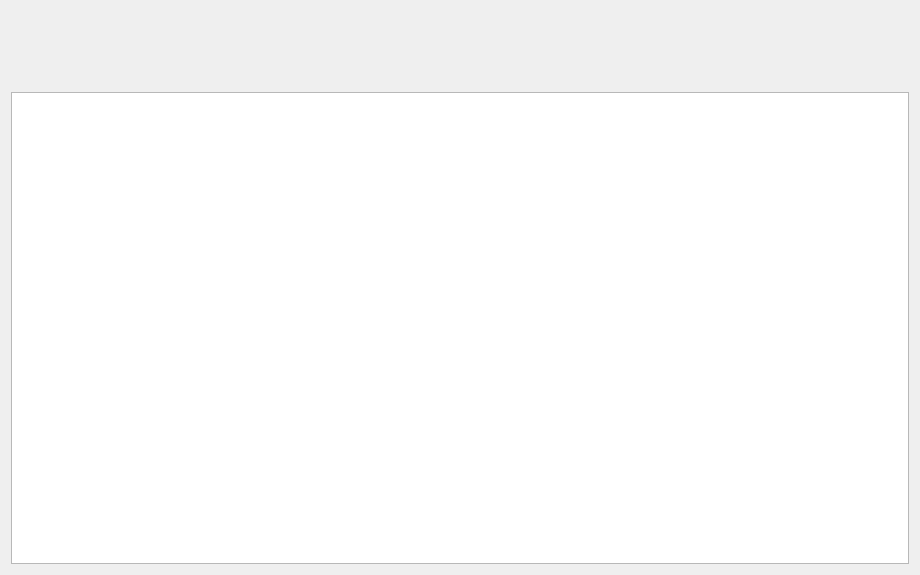
<?xml version="1.0" encoding="UTF-8"?>
<ui version="4.0">
 <class>Editeur</class>
 <widget class="QWidget" name="Editeur">
  <property name="windowModality">
   <enum>Qt::NonModal</enum>
  </property>
  <property name="geometry">
   <rect>
    <x>0</x>
    <y>0</y>
    <width>920</width>
    <height>575</height>
   </rect>
  </property>
  <property name="minimumSize">
   <size>
    <width>0</width>
    <height>0</height>
   </size>
  </property>
  <property name="windowTitle">
   <string>Editeur</string>
  </property>
  <property name="styleSheet">
   <string notr="true">QGroupBox {
 border: 1px solid gray;
 border-radius: 5px;
 margin-top: 1ex;
}
 QGroupBox::title {
     subcontrol-origin: margin;
     subcontrol-position: top center;
     padding: 0 3px;
     background-color: qlineargradient(x1: 0, y1: 0, x2: 0, y2: 1,
                                       stop: 0 #FFOECE, stop: 1 #FFFFFF);
 }</string>
  </property>
  <layout class="QGridLayout" name="gridLayout">
   <item row="0" column="0">
    <layout class="QHBoxLayout" name="hlAide">
     <property name="sizeConstraint">
      <enum>QLayout::SetFixedSize</enum>
     </property>
     <item>
      <widget class="QLabel" name="lbTetedeLapin">
       <property name="sizePolicy">
        <sizepolicy hsizetype="Fixed" vsizetype="Fixed">
         <horstretch>0</horstretch>
         <verstretch>0</verstretch>
        </sizepolicy>
       </property>
       <property name="minimumSize">
        <size>
         <width>75</width>
         <height>75</height>
        </size>
       </property>
       <property name="maximumSize">
        <size>
         <width>16777215</width>
         <height>100</height>
        </size>
       </property>
       <property name="styleSheet">
        <string notr="true">border: 1px black solid;
padding: 0 0 0 0px;
border-radius: 10 0 0 10px;
background: #ddf url(&quot;:/aide&quot;) no-repeat;</string>
       </property>
       <property name="text">
        <string/>
       </property>
       <property name="pixmap">
        <pixmap resource="ressources.qrc">:/icone/lapin</pixmap>
       </property>
       <property name="alignment">
        <set>Qt::AlignCenter</set>
       </property>
      </widget>
     </item>
     <item>
      <widget class="QLabel" name="lbAide">
       <property name="font">
        <font>
         <pointsize>12</pointsize>
        </font>
       </property>
       <property name="styleSheet">
        <string notr="true">border: 1px black solid;
padding: 4 4 4 30px;
border-radius: 0 10 10 0px;
background: #ddf url(&quot;:/aide&quot;) no-repeat;</string>
       </property>
       <property name="text">
        <string/>
       </property>
       <property name="textFormat">
        <enum>Qt::AutoText</enum>
       </property>
       <property name="scaledContents">
        <bool>true</bool>
       </property>
       <property name="alignment">
        <set>Qt::AlignJustify|Qt::AlignVCenter</set>
       </property>
      </widget>
     </item>
    </layout>
   </item>
   <item row="2" column="0">
    <layout class="QHBoxLayout" name="hlFilAriane"/>
   </item>
   <item row="1" column="0">
    <widget class="QStackedWidget" name="stackedWidgetEditeur">
     <property name="styleSheet">
      <string notr="true"/>
     </property>
     <property name="currentIndex">
      <number>6</number>
     </property>
     <widget class="QWidget" name="pageAccueil">
      <layout class="QGridLayout" name="gridLayout_7">
       <property name="margin">
        <number>0</number>
       </property>
       <item row="0" column="0" colspan="3">
        <spacer name="verticalSpacer_9">
         <property name="orientation">
          <enum>Qt::Vertical</enum>
         </property>
         <property name="sizeHint" stdset="0">
          <size>
           <width>20</width>
           <height>114</height>
          </size>
         </property>
        </spacer>
       </item>
       <item row="1" column="0">
        <spacer name="horizontalSpacer">
         <property name="orientation">
          <enum>Qt::Horizontal</enum>
         </property>
         <property name="sizeHint" stdset="0">
          <size>
           <width>86</width>
           <height>20</height>
          </size>
         </property>
        </spacer>
       </item>
       <item row="1" column="1">
        <widget class="QLabel" name="lblAccueil">
         <property name="styleSheet">
          <string notr="true">#lblAccueil {
font : bold;
}</string>
         </property>
         <property name="text">
          <string>&lt;!DOCTYPE HTML PUBLIC &quot;-//W3C//DTD HTML 4.0//EN&quot; &quot;http://www.w3.org/TR/REC-html40/strict.dtd&quot;&gt;
&lt;html&gt;&lt;head&gt;&lt;meta name=&quot;qrichtext&quot; content=&quot;1&quot; /&gt;&lt;style type=&quot;text/css&quot;&gt;
p, li { white-space: pre-wrap; }
&lt;/style&gt;&lt;/head&gt;&lt;body style=&quot; font-family:'Sans'; font-size:10pt; font-weight:600; font-style:normal;&quot;&gt;
&lt;p align=&quot;center&quot; style=&quot; margin-top:0px; margin-bottom:0px; margin-left:0px; margin-right:0px; -qt-block-indent:0; text-indent:0px;&quot;&gt;&lt;span style=&quot; font-size:16pt;&quot;&gt;Bienvenue dans l'Éditeur d'exercices MULOT.&lt;/span&gt;&lt;/p&gt;
&lt;p style=&quot;-qt-paragraph-type:empty; margin-top:0px; margin-bottom:0px; margin-left:0px; margin-right:0px; -qt-block-indent:0; text-indent:0px; font-size:16pt;&quot;&gt;&lt;/p&gt;
&lt;p style=&quot; margin-top:0px; margin-bottom:0px; margin-left:0px; margin-right:0px; -qt-block-indent:0; text-indent:0px;&quot;&gt;Cet assistant va vous permettre de créer ou de modifier des modules exercice en 3 étapes.&lt;/p&gt;
&lt;p style=&quot;-qt-paragraph-type:empty; margin-top:0px; margin-bottom:0px; margin-left:0px; margin-right:0px; -qt-block-indent:0; text-indent:0px;&quot;&gt;&lt;/p&gt;
&lt;p style=&quot; margin-top:0px; margin-bottom:0px; margin-left:0px; margin-right:0px; -qt-block-indent:0; text-indent:0px;&quot;&gt;Choisissez entre la création ou la modification d'un thème déjà existant. &lt;/p&gt;
&lt;p style=&quot;-qt-paragraph-type:empty; margin-top:0px; margin-bottom:0px; margin-left:0px; margin-right:0px; -qt-block-indent:0; text-indent:0px;&quot;&gt;&lt;/p&gt;
&lt;p style=&quot; margin-top:0px; margin-bottom:0px; margin-left:0px; margin-right:0px; -qt-block-indent:0; text-indent:0px;&quot;&gt;Étape 1 : Gestion des images&lt;/p&gt;
&lt;p style=&quot;-qt-paragraph-type:empty; margin-top:0px; margin-bottom:0px; margin-left:0px; margin-right:0px; -qt-block-indent:0; text-indent:0px;&quot;&gt;&lt;/p&gt;
&lt;p style=&quot; margin-top:0px; margin-bottom:0px; margin-left:0px; margin-right:0px; -qt-block-indent:0; text-indent:0px;&quot;&gt;Étape 2 : Gestion des paramètres d'exercices&lt;/p&gt;
&lt;p style=&quot;-qt-paragraph-type:empty; margin-top:0px; margin-bottom:0px; margin-left:0px; margin-right:0px; -qt-block-indent:0; text-indent:0px;&quot;&gt;&lt;/p&gt;
&lt;p style=&quot; margin-top:0px; margin-bottom:0px; margin-left:0px; margin-right:0px; -qt-block-indent:0; text-indent:0px;&quot;&gt;Étape 3 : Enregistrement du fichier abe créé&lt;/p&gt;
&lt;p style=&quot;-qt-paragraph-type:empty; margin-top:0px; margin-bottom:0px; margin-left:0px; margin-right:0px; -qt-block-indent:0; text-indent:0px;&quot;&gt;&lt;/p&gt;&lt;/body&gt;&lt;/html&gt;</string>
         </property>
         <property name="alignment">
          <set>Qt::AlignJustify|Qt::AlignVCenter</set>
         </property>
        </widget>
       </item>
       <item row="1" column="2">
        <spacer name="horizontalSpacer_9">
         <property name="orientation">
          <enum>Qt::Horizontal</enum>
         </property>
         <property name="sizeHint" stdset="0">
          <size>
           <width>85</width>
           <height>20</height>
          </size>
         </property>
        </spacer>
       </item>
       <item row="2" column="0" colspan="3">
        <spacer name="verticalSpacer_10">
         <property name="orientation">
          <enum>Qt::Vertical</enum>
         </property>
         <property name="sizeHint" stdset="0">
          <size>
           <width>20</width>
           <height>113</height>
          </size>
         </property>
        </spacer>
       </item>
       <item row="3" column="0" colspan="3">
        <layout class="QHBoxLayout" name="layoutModeEdition">
         <item>
          <widget class="QPushButton" name="btnCreationAbe">
           <property name="focusPolicy">
            <enum>Qt::NoFocus</enum>
           </property>
           <property name="text">
            <string>&amp;Créer un module à partir de ressources  </string>
           </property>
          </widget>
         </item>
         <item>
          <widget class="QPushButton" name="btnModificationCourant">
           <property name="minimumSize">
            <size>
             <width>0</width>
             <height>0</height>
            </size>
           </property>
           <property name="maximumSize">
            <size>
             <width>16777215</width>
             <height>16777215</height>
            </size>
           </property>
           <property name="focusPolicy">
            <enum>Qt::NoFocus</enum>
           </property>
           <property name="text">
            <string>&amp;Editer le module en cours</string>
           </property>
          </widget>
         </item>
         <item>
          <widget class="QPushButton" name="btnModificationAutre">
           <property name="text">
            <string>&amp;Ouvrir un module existant</string>
           </property>
          </widget>
         </item>
        </layout>
       </item>
      </layout>
     </widget>
     <widget class="QWidget" name="pageGestionImages">
      <layout class="QGridLayout" name="gridLayout_8">
       <property name="margin">
        <number>0</number>
       </property>
       <item row="0" column="0">
        <widget class="QTabWidget" name="tabWidgetImages">
         <property name="currentIndex">
          <number>1</number>
         </property>
         <property name="iconSize">
          <size>
           <width>32</width>
           <height>32</height>
          </size>
         </property>
         <widget class="QWidget" name="pageFileDialog">
          <attribute name="icon">
           <iconset resource="ressources.qrc">
            <normaloff>:/bouton/disque</normaloff>:/bouton/disque</iconset>
          </attribute>
          <attribute name="title">
           <string>Disque local</string>
          </attribute>
          <layout class="QGridLayout" name="gridLayout_6">
           <property name="margin">
            <number>0</number>
           </property>
           <item row="0" column="2">
            <spacer name="verticalSpacer_7">
             <property name="orientation">
              <enum>Qt::Vertical</enum>
             </property>
             <property name="sizeHint" stdset="0">
              <size>
               <width>20</width>
               <height>112</height>
              </size>
             </property>
            </spacer>
           </item>
           <item row="1" column="0">
            <spacer name="horizontalSpacer_7">
             <property name="orientation">
              <enum>Qt::Horizontal</enum>
             </property>
             <property name="sizeHint" stdset="0">
              <size>
               <width>65</width>
               <height>20</height>
              </size>
             </property>
            </spacer>
           </item>
           <item row="1" column="1" colspan="3">
            <widget class="QLabel" name="lblDisqueLocal">
             <property name="styleSheet">
              <string notr="true">#lblDisqueLocal{
font : bold;
}</string>
             </property>
             <property name="text">
              <string>Cliquez sur le bouton afin d'ajouter une image au module.
 Les fomats d'images supportés sont : 
 JPEG (ou JPG), SVG, GIF, PNG, PBM, PGM, PPM, XBM, XPM, BMP. 
 Dans le cas des formats PNG et SVG, les fonds transparents
 seront automatiquement redessinés en blanc</string>
             </property>
            </widget>
           </item>
           <item row="1" column="4">
            <spacer name="horizontalSpacer_8">
             <property name="orientation">
              <enum>Qt::Horizontal</enum>
             </property>
             <property name="sizeHint" stdset="0">
              <size>
               <width>64</width>
               <height>20</height>
              </size>
             </property>
            </spacer>
           </item>
           <item row="2" column="1">
            <spacer name="horizontalSpacer_5">
             <property name="orientation">
              <enum>Qt::Horizontal</enum>
             </property>
             <property name="sizeHint" stdset="0">
              <size>
               <width>40</width>
               <height>20</height>
              </size>
             </property>
            </spacer>
           </item>
           <item row="2" column="2">
            <widget class="QPushButton" name="btnAjouterImageQFileDialog">
             <property name="text">
              <string>Ajouter une image</string>
             </property>
            </widget>
           </item>
           <item row="2" column="3">
            <spacer name="horizontalSpacer_6">
             <property name="orientation">
              <enum>Qt::Horizontal</enum>
             </property>
             <property name="sizeHint" stdset="0">
              <size>
               <width>40</width>
               <height>20</height>
              </size>
             </property>
            </spacer>
           </item>
           <item row="3" column="2">
            <spacer name="verticalSpacer_8">
             <property name="orientation">
              <enum>Qt::Vertical</enum>
             </property>
             <property name="sizeHint" stdset="0">
              <size>
               <width>20</width>
               <height>111</height>
              </size>
             </property>
            </spacer>
           </item>
          </layout>
         </widget>
         <widget class="QWidget" name="pageMediatheque">
          <attribute name="icon">
           <iconset resource="ressources.qrc">
            <normaloff>:/bouton/cloud</normaloff>:/bouton/cloud</iconset>
          </attribute>
          <attribute name="title">
           <string>AbulÉdu Data</string>
          </attribute>
          <layout class="QGridLayout" name="gridLayout_9">
           <property name="margin">
            <number>0</number>
           </property>
           <item row="0" column="0">
            <widget class="AbulEduMediathequeGetV1" name="abuleduMediathequeGet" native="true">
             <property name="minimumSize">
              <size>
               <width>500</width>
               <height>300</height>
              </size>
             </property>
            </widget>
           </item>
          </layout>
         </widget>
        </widget>
       </item>
       <item row="0" column="1">
        <layout class="QVBoxLayout" name="vl_ImagesSelectionnees">
         <item>
          <widget class="QLabel" name="labelImagesSelectionnees">
           <property name="text">
            <string>Images sélectionnées</string>
           </property>
           <property name="alignment">
            <set>Qt::AlignCenter</set>
           </property>
          </widget>
         </item>
         <item>
          <widget class="QListWidget" name="listWidgetImagesSelection">
           <property name="sizePolicy">
            <sizepolicy hsizetype="Expanding" vsizetype="Expanding">
             <horstretch>0</horstretch>
             <verstretch>0</verstretch>
            </sizepolicy>
           </property>
           <property name="minimumSize">
            <size>
             <width>0</width>
             <height>0</height>
            </size>
           </property>
           <property name="maximumSize">
            <size>
             <width>16777215</width>
             <height>16777215</height>
            </size>
           </property>
           <property name="contextMenuPolicy">
            <enum>Qt::CustomContextMenu</enum>
           </property>
           <property name="accessibleDescription">
            <string/>
           </property>
           <property name="selectionMode">
            <enum>QAbstractItemView::ExtendedSelection</enum>
           </property>
           <property name="viewMode">
            <enum>QListView::ListMode</enum>
           </property>
           <property name="uniformItemSizes">
            <bool>true</bool>
           </property>
           <property name="selectionRectVisible">
            <bool>true</bool>
           </property>
          </widget>
         </item>
        </layout>
       </item>
      </layout>
     </widget>
     <widget class="QWidget" name="pageParametres">
      <layout class="QGridLayout" name="gridLayout_11">
       <item row="0" column="1" rowspan="2">
        <layout class="QVBoxLayout" name="verticalLayout">
         <item>
          <widget class="QGroupBox" name="groupBoxSurvol">
           <property name="maximumSize">
            <size>
             <width>16777215</width>
             <height>150</height>
            </size>
           </property>
           <property name="title">
            <string>Survol</string>
           </property>
           <property name="checkable">
            <bool>true</bool>
           </property>
           <property name="checked">
            <bool>false</bool>
           </property>
           <layout class="QGridLayout" name="gridLayout_5">
            <item row="0" column="0">
             <layout class="QFormLayout" name="formLayoutSurvol">
              <property name="fieldGrowthPolicy">
               <enum>QFormLayout::AllNonFixedFieldsGrow</enum>
              </property>
              <item row="1" column="0">
               <widget class="QLabel" name="labelSurvolSuivant">
                <property name="text">
                 <string>Timer Suivant</string>
                </property>
               </widget>
              </item>
              <item row="1" column="1">
               <widget class="QSpinBox" name="spinBoxSurvolSuivant">
                <property name="sizePolicy">
                 <sizepolicy hsizetype="Minimum" vsizetype="Preferred">
                  <horstretch>0</horstretch>
                  <verstretch>0</verstretch>
                 </sizepolicy>
                </property>
                <property name="suffix">
                 <string>s</string>
                </property>
                <property name="value">
                 <number>7</number>
                </property>
               </widget>
              </item>
              <item row="2" column="0">
               <widget class="QLabel" name="labelSurvolNbMasques">
                <property name="text">
                 <string>Nombre Masques</string>
                </property>
               </widget>
              </item>
              <item row="2" column="1">
               <widget class="QSpinBox" name="spinBoxSurvolMasque">
                <property name="sizePolicy">
                 <sizepolicy hsizetype="Minimum" vsizetype="Preferred">
                  <horstretch>0</horstretch>
                  <verstretch>0</verstretch>
                 </sizepolicy>
                </property>
                <property name="minimum">
                 <number>3</number>
                </property>
                <property name="value">
                 <number>7</number>
                </property>
               </widget>
              </item>
              <item row="0" column="0">
               <spacer name="verticalSpacer_3">
                <property name="orientation">
                 <enum>Qt::Vertical</enum>
                </property>
                <property name="sizeHint" stdset="0">
                 <size>
                  <width>20</width>
                  <height>40</height>
                 </size>
                </property>
               </spacer>
              </item>
             </layout>
            </item>
           </layout>
          </widget>
         </item>
         <item>
          <widget class="QGroupBox" name="groupBoxClic">
           <property name="maximumSize">
            <size>
             <width>16777215</width>
             <height>150</height>
            </size>
           </property>
           <property name="title">
            <string>Clic</string>
           </property>
           <property name="checkable">
            <bool>true</bool>
           </property>
           <property name="checked">
            <bool>false</bool>
           </property>
           <layout class="QGridLayout" name="gridLayout_4">
            <item row="0" column="0">
             <layout class="QFormLayout" name="formLayoutClic">
              <property name="fieldGrowthPolicy">
               <enum>QFormLayout::AllNonFixedFieldsGrow</enum>
              </property>
              <item row="1" column="0">
               <widget class="QLabel" name="labelClicSuivant">
                <property name="text">
                 <string>Timer Suivant</string>
                </property>
               </widget>
              </item>
              <item row="1" column="1">
               <widget class="QSpinBox" name="spinBoxClicSuivant">
                <property name="sizePolicy">
                 <sizepolicy hsizetype="Minimum" vsizetype="Preferred">
                  <horstretch>0</horstretch>
                  <verstretch>0</verstretch>
                 </sizepolicy>
                </property>
                <property name="suffix">
                 <string>s</string>
                </property>
                <property name="value">
                 <number>7</number>
                </property>
               </widget>
              </item>
              <item row="2" column="0">
               <widget class="QLabel" name="labelClicNbMasques">
                <property name="text">
                 <string>Nombre Masques</string>
                </property>
               </widget>
              </item>
              <item row="2" column="1">
               <widget class="QSpinBox" name="spinBoxClicMasque">
                <property name="sizePolicy">
                 <sizepolicy hsizetype="Minimum" vsizetype="Preferred">
                  <horstretch>0</horstretch>
                  <verstretch>0</verstretch>
                 </sizepolicy>
                </property>
                <property name="minimum">
                 <number>3</number>
                </property>
                <property name="value">
                 <number>7</number>
                </property>
               </widget>
              </item>
              <item row="0" column="0">
               <spacer name="verticalSpacer_4">
                <property name="orientation">
                 <enum>Qt::Vertical</enum>
                </property>
                <property name="sizeHint" stdset="0">
                 <size>
                  <width>20</width>
                  <height>40</height>
                 </size>
                </property>
               </spacer>
              </item>
             </layout>
            </item>
           </layout>
          </widget>
         </item>
         <item>
          <widget class="QGroupBox" name="groupBoxDoubleClic">
           <property name="maximumSize">
            <size>
             <width>16777215</width>
             <height>150</height>
            </size>
           </property>
           <property name="baseSize">
            <size>
             <width>0</width>
             <height>0</height>
            </size>
           </property>
           <property name="title">
            <string>Double-Clic</string>
           </property>
           <property name="checkable">
            <bool>true</bool>
           </property>
           <property name="checked">
            <bool>false</bool>
           </property>
           <layout class="QGridLayout" name="gridLayout_3">
            <item row="0" column="0">
             <layout class="QFormLayout" name="formLayoutDoubleClic">
              <property name="fieldGrowthPolicy">
               <enum>QFormLayout::AllNonFixedFieldsGrow</enum>
              </property>
              <item row="1" column="0">
               <widget class="QLabel" name="labelDoubleClicSuivant">
                <property name="text">
                 <string>Timer Suivant</string>
                </property>
               </widget>
              </item>
              <item row="1" column="1">
               <widget class="QSpinBox" name="spinBoxDoubleClicSuivant">
                <property name="sizePolicy">
                 <sizepolicy hsizetype="Minimum" vsizetype="Preferred">
                  <horstretch>0</horstretch>
                  <verstretch>0</verstretch>
                 </sizepolicy>
                </property>
                <property name="suffix">
                 <string>s</string>
                </property>
                <property name="maximum">
                 <number>99</number>
                </property>
                <property name="value">
                 <number>7</number>
                </property>
               </widget>
              </item>
              <item row="2" column="0">
               <widget class="QLabel" name="labelDoubleClicNbMasques">
                <property name="text">
                 <string>Nombre Masques</string>
                </property>
               </widget>
              </item>
              <item row="2" column="1">
               <widget class="QSpinBox" name="spinBoxDoubleClicMasque">
                <property name="sizePolicy">
                 <sizepolicy hsizetype="Minimum" vsizetype="Preferred">
                  <horstretch>0</horstretch>
                  <verstretch>0</verstretch>
                 </sizepolicy>
                </property>
                <property name="minimum">
                 <number>3</number>
                </property>
                <property name="value">
                 <number>7</number>
                </property>
               </widget>
              </item>
              <item row="0" column="0">
               <spacer name="verticalSpacer_5">
                <property name="orientation">
                 <enum>Qt::Vertical</enum>
                </property>
                <property name="sizeHint" stdset="0">
                 <size>
                  <width>20</width>
                  <height>40</height>
                 </size>
                </property>
               </spacer>
              </item>
             </layout>
            </item>
           </layout>
          </widget>
         </item>
        </layout>
       </item>
       <item row="0" column="2">
        <spacer name="horizontalSpacer_3">
         <property name="orientation">
          <enum>Qt::Horizontal</enum>
         </property>
         <property name="sizeHint" stdset="0">
          <size>
           <width>160</width>
           <height>170</height>
          </size>
         </property>
        </spacer>
       </item>
       <item row="0" column="3" rowspan="2">
        <layout class="QVBoxLayout" name="verticalLayout_2">
         <item>
          <widget class="QGroupBox" name="groupBoxParcours">
           <property name="title">
            <string>Parcours</string>
           </property>
           <property name="checkable">
            <bool>true</bool>
           </property>
           <property name="checked">
            <bool>false</bool>
           </property>
           <layout class="QGridLayout" name="gridLayout_12">
            <item row="0" column="0">
             <widget class="QGroupBox" name="groupBoxParamParcours">
              <property name="maximumSize">
               <size>
                <width>16777215</width>
                <height>16777215</height>
               </size>
              </property>
              <property name="baseSize">
               <size>
                <width>0</width>
                <height>0</height>
               </size>
              </property>
              <property name="title">
               <string>Parametres </string>
              </property>
              <layout class="QGridLayout" name="gridLayout_2">
               <item row="0" column="0">
                <layout class="QFormLayout" name="formLayout">
                 <property name="fieldGrowthPolicy">
                  <enum>QFormLayout::AllNonFixedFieldsGrow</enum>
                 </property>
                 <item row="0" column="0">
                  <widget class="QLabel" name="labelParcoursSuivant">
                   <property name="text">
                    <string>Timer Suivant</string>
                   </property>
                  </widget>
                 </item>
                 <item row="0" column="1">
                  <widget class="QSpinBox" name="spinBoxParcoursSuivant">
                   <property name="sizePolicy">
                    <sizepolicy hsizetype="Minimum" vsizetype="Preferred">
                     <horstretch>0</horstretch>
                     <verstretch>0</verstretch>
                    </sizepolicy>
                   </property>
                   <property name="suffix">
                    <string>s</string>
                   </property>
                   <property name="maximum">
                    <number>99</number>
                   </property>
                   <property name="value">
                    <number>7</number>
                   </property>
                  </widget>
                 </item>
                 <item row="1" column="0">
                  <widget class="QLabel" name="labelParcoursMasqueLargeur">
                   <property name="text">
                    <string>Nombre Masques Largeur</string>
                   </property>
                  </widget>
                 </item>
                 <item row="1" column="1">
                  <widget class="QSpinBox" name="spinBoxParcoursMasquesLargeur">
                   <property name="sizePolicy">
                    <sizepolicy hsizetype="Minimum" vsizetype="Preferred">
                     <horstretch>0</horstretch>
                     <verstretch>0</verstretch>
                    </sizepolicy>
                   </property>
                   <property name="suffix">
                    <string/>
                   </property>
                   <property name="minimum">
                    <number>2</number>
                   </property>
                   <property name="maximum">
                    <number>50</number>
                   </property>
                   <property name="value">
                    <number>10</number>
                   </property>
                  </widget>
                 </item>
                 <item row="2" column="0">
                  <widget class="QLabel" name="labelDoubleClicVerifier">
                   <property name="text">
                    <string>Nombre Masques Hauteur</string>
                   </property>
                  </widget>
                 </item>
                 <item row="2" column="1">
                  <widget class="QSpinBox" name="spinBoxParcoursMasqueHauteur">
                   <property name="sizePolicy">
                    <sizepolicy hsizetype="Minimum" vsizetype="Preferred">
                     <horstretch>0</horstretch>
                     <verstretch>0</verstretch>
                    </sizepolicy>
                   </property>
                   <property name="minimum">
                    <number>2</number>
                   </property>
                   <property name="maximum">
                    <number>50</number>
                   </property>
                   <property name="value">
                    <number>5</number>
                   </property>
                  </widget>
                 </item>
                </layout>
               </item>
              </layout>
             </widget>
            </item>
            <item row="1" column="0">
             <layout class="QHBoxLayout" name="horizontalLayout">
              <item>
               <widget class="QPushButton" name="btnParcours1">
                <property name="text">
                 <string>Parcours 1</string>
                </property>
               </widget>
              </item>
             </layout>
            </item>
            <item row="2" column="0">
             <layout class="QHBoxLayout" name="horizontalLayout_2">
              <item>
               <widget class="QPushButton" name="btnParcours2">
                <property name="text">
                 <string>Parcours 2</string>
                </property>
               </widget>
              </item>
             </layout>
            </item>
            <item row="3" column="0">
             <layout class="QHBoxLayout" name="horizontalLayout_3">
              <item>
               <widget class="QPushButton" name="btnParcours3">
                <property name="text">
                 <string>Parcours 3</string>
                </property>
               </widget>
              </item>
             </layout>
            </item>
            <item row="4" column="0">
             <layout class="QHBoxLayout" name="horizontalLayout_4">
              <item>
               <widget class="QPushButton" name="btnParcours4">
                <property name="text">
                 <string>Parcours 4</string>
                </property>
               </widget>
              </item>
             </layout>
            </item>
            <item row="5" column="0">
             <layout class="QHBoxLayout" name="horizontalLayout_5">
              <item>
               <widget class="QPushButton" name="btnParcours5">
                <property name="text">
                 <string>Parcours 5</string>
                </property>
               </widget>
              </item>
             </layout>
            </item>
           </layout>
          </widget>
         </item>
        </layout>
       </item>
       <item row="0" column="4" rowspan="2">
        <spacer name="horizontalSpacer_4">
         <property name="orientation">
          <enum>Qt::Horizontal</enum>
         </property>
         <property name="sizeHint" stdset="0">
          <size>
           <width>161</width>
           <height>348</height>
          </size>
         </property>
        </spacer>
       </item>
       <item row="1" column="0">
        <spacer name="horizontalSpacer_2">
         <property name="orientation">
          <enum>Qt::Horizontal</enum>
         </property>
         <property name="sizeHint" stdset="0">
          <size>
           <width>161</width>
           <height>169</height>
          </size>
         </property>
        </spacer>
       </item>
       <item row="2" column="1">
        <spacer name="verticalSpacer">
         <property name="orientation">
          <enum>Qt::Vertical</enum>
         </property>
         <property name="sizeHint" stdset="0">
          <size>
           <width>197</width>
           <height>97</height>
          </size>
         </property>
        </spacer>
       </item>
       <item row="2" column="3">
        <spacer name="verticalSpacer_2">
         <property name="orientation">
          <enum>Qt::Vertical</enum>
         </property>
         <property name="sizeHint" stdset="0">
          <size>
           <width>276</width>
           <height>97</height>
          </size>
         </property>
        </spacer>
       </item>
      </layout>
     </widget>
     <widget class="QWidget" name="pageFin">
      <layout class="QGridLayout" name="gridLayout_14">
       <property name="margin">
        <number>0</number>
       </property>
       <item row="0" column="0" colspan="2">
        <widget class="QLabel" name="lblTitreModule">
         <property name="text">
          <string>Titre de votre module :  </string>
         </property>
         <property name="buddy">
          <cstring>leTitre</cstring>
         </property>
        </widget>
       </item>
       <item row="0" column="2" colspan="2">
        <widget class="QLineEdit" name="leTitre">
         <property name="flagModification" stdset="0">
          <bool>true</bool>
         </property>
        </widget>
       </item>
       <item row="0" column="4">
        <widget class="QLabel" name="lblLangueRessource">
         <property name="text">
          <string>  Langue de la ressource : </string>
         </property>
        </widget>
       </item>
       <item row="0" column="5">
        <widget class="QComboBox" name="cbLangueRessource"/>
       </item>
       <item row="1" column="0" colspan="2">
        <widget class="QLabel" name="lblNom">
         <property name="text">
          <string>Votre nom :</string>
         </property>
         <property name="buddy">
          <cstring>leAuteur</cstring>
         </property>
        </widget>
       </item>
       <item row="1" column="2" colspan="2">
        <widget class="QLineEdit" name="leAuteur">
         <property name="text">
          <string/>
         </property>
         <property name="flagModification" stdset="0">
          <bool>true</bool>
         </property>
        </widget>
       </item>
       <item row="2" column="0" colspan="2">
        <widget class="QLabel" name="label_3">
         <property name="text">
          <string>Description :</string>
         </property>
         <property name="alignment">
          <set>Qt::AlignLeading|Qt::AlignLeft|Qt::AlignTop</set>
         </property>
         <property name="buddy">
          <cstring>teDescription</cstring>
         </property>
        </widget>
       </item>
       <item row="2" column="2" colspan="4">
        <widget class="QPlainTextEdit" name="teDescription">
         <property name="flagModification" stdset="0">
          <bool>true</bool>
         </property>
        </widget>
       </item>
       <item row="3" column="2">
        <spacer name="horizontalSpacer_11">
         <property name="orientation">
          <enum>Qt::Horizontal</enum>
         </property>
         <property name="sizeHint" stdset="0">
          <size>
           <width>260</width>
           <height>24</height>
          </size>
         </property>
        </spacer>
       </item>
       <item row="3" column="3" colspan="3">
        <layout class="QHBoxLayout" name="horizontalLayout_7">
         <item>
          <widget class="QPushButton" name="btnEssayer">
           <property name="minimumSize">
            <size>
             <width>120</width>
             <height>0</height>
            </size>
           </property>
           <property name="text">
            <string>Essa&amp;yer</string>
           </property>
           <property name="icon">
            <iconset resource="ressources.qrc">
             <normaloff>:/bouton/essai</normaloff>:/bouton/essai</iconset>
           </property>
          </widget>
         </item>
         <item>
          <widget class="QPushButton" name="btnEnregistrer">
           <property name="minimumSize">
            <size>
             <width>120</width>
             <height>0</height>
            </size>
           </property>
           <property name="text">
            <string>&amp;Enregistrer</string>
           </property>
           <property name="icon">
            <iconset resource="ressources.qrc">
             <normaloff>:/bouton/disque</normaloff>:/bouton/disque</iconset>
           </property>
          </widget>
         </item>
         <item>
          <widget class="QPushButton" name="btnPublier">
           <property name="minimumSize">
            <size>
             <width>120</width>
             <height>0</height>
            </size>
           </property>
           <property name="text">
            <string>&amp;Publier</string>
           </property>
           <property name="icon">
            <iconset resource="ressources.qrc">
             <normaloff>:/bouton/cloud-up</normaloff>:/bouton/cloud-up</iconset>
           </property>
          </widget>
         </item>
        </layout>
       </item>
       <item row="1" column="4">
        <widget class="QLabel" name="lblNiveauDifficulte">
         <property name="text">
          <string>Niveau de difficulté :</string>
         </property>
         <property name="alignment">
          <set>Qt::AlignCenter</set>
         </property>
         <property name="buddy">
          <cstring>cbNiveauDifficulte</cstring>
         </property>
        </widget>
       </item>
       <item row="1" column="5">
        <widget class="QComboBox" name="cbNiveauDifficulte">
         <property name="flagModification" stdset="0">
          <bool>true</bool>
         </property>
         <item>
          <property name="text">
           <string>très facile</string>
          </property>
         </item>
         <item>
          <property name="text">
           <string>facile</string>
          </property>
         </item>
         <item>
          <property name="text">
           <string>moyen</string>
          </property>
         </item>
         <item>
          <property name="text">
           <string>difficile</string>
          </property>
         </item>
         <item>
          <property name="text">
           <string>très difficile</string>
          </property>
         </item>
        </widget>
       </item>
      </layout>
     </widget>
     <widget class="QWidget" name="pageParcours">
      <layout class="QGridLayout" name="gridLayout_10">
       <property name="margin">
        <number>0</number>
       </property>
       <item row="0" column="0">
        <widget class="QGraphicsView" name="gv_editeurParcours">
         <property name="transformationAnchor">
          <enum>QGraphicsView::AnchorUnderMouse</enum>
         </property>
         <property name="resizeAnchor">
          <enum>QGraphicsView::AnchorUnderMouse</enum>
         </property>
        </widget>
       </item>
       <item row="1" column="0">
        <layout class="QHBoxLayout" name="horizontalLayout_6">
         <item>
          <spacer name="horizontalSpacer_10">
           <property name="orientation">
            <enum>Qt::Horizontal</enum>
           </property>
           <property name="sizeHint" stdset="0">
            <size>
             <width>40</width>
             <height>20</height>
            </size>
           </property>
          </spacer>
         </item>
         <item>
          <widget class="QLabel" name="lbParcoursNbMasques">
           <property name="text">
            <string>Nombre Masques Parcours</string>
           </property>
          </widget>
         </item>
         <item>
          <widget class="QSpinBox" name="sbParcoursMasque">
           <property name="sizePolicy">
            <sizepolicy hsizetype="Minimum" vsizetype="Preferred">
             <horstretch>0</horstretch>
             <verstretch>0</verstretch>
            </sizepolicy>
           </property>
           <property name="minimum">
            <number>3</number>
           </property>
           <property name="maximum">
            <number>99</number>
           </property>
           <property name="value">
            <number>7</number>
           </property>
          </widget>
         </item>
         <item>
          <widget class="QPushButton" name="btnResetParcours">
           <property name="text">
            <string>Réinitialiser</string>
           </property>
          </widget>
         </item>
         <item>
          <widget class="QPushButton" name="btnSaveParcours">
           <property name="text">
            <string>Sauvegarder</string>
           </property>
          </widget>
         </item>
        </layout>
       </item>
      </layout>
     </widget>
     <widget class="AbulEduMediathequePushV1" name="stPageMediathequePush"/>
     <widget class="QWidget" name="pageVisio">
      <layout class="QGridLayout" name="gridLayout_15">
       <property name="margin">
        <number>0</number>
       </property>
       <item row="0" column="0">
        <widget class="QGraphicsView" name="gvPageVisio"/>
       </item>
      </layout>
     </widget>
    </widget>
   </item>
  </layout>
 </widget>
 <customwidgets>
  <customwidget>
   <class>AbulEduMediathequeGetV1</class>
   <extends>QWidget</extends>
   <header>abuledumediathequegetv1.h</header>
   <container>1</container>
  </customwidget>
  <customwidget>
   <class>AbulEduMediathequePushV1</class>
   <extends>QWidget</extends>
   <header>abuledumediathequepushv1.h</header>
   <container>1</container>
  </customwidget>
 </customwidgets>
 <resources>
  <include location="ressources.qrc"/>
 </resources>
 <connections/>
</ui>
